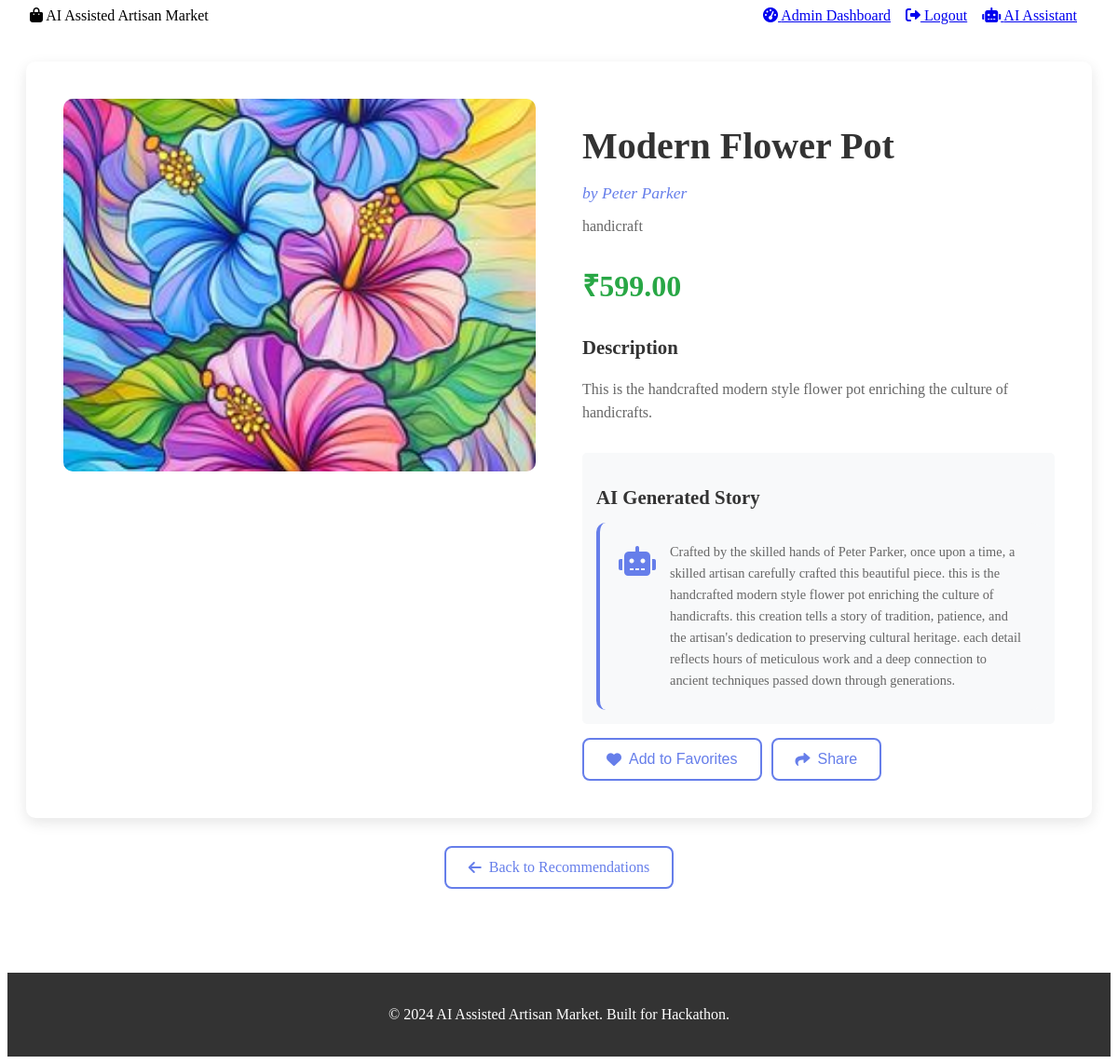
The app's page /view_product/28 (signed in) with its own data.
### tables this page shows
CREATE TABLE products (
            id INTEGER PRIMARY KEY AUTOINCREMENT,
            artisan_id INTEGER NOT NULL,
            name TEXT NOT NULL,
            description TEXT NOT NULL,
            image_path TEXT,
            category TEXT NOT NULL,
            price REAL NOT NULL,
            ai_story TEXT,
            language TEXT DEFAULT 'en',
            created_at TIMESTAMP DEFAULT CURRENT_TIMESTAMP,
            FOREIGN KEY (artisan_id) REFERENCES artisans (id)
        );

CREATE TABLE artisans (
            id INTEGER PRIMARY KEY AUTOINCREMENT,
            username TEXT UNIQUE NOT NULL,
            email TEXT UNIQUE NOT NULL,
            password TEXT NOT NULL,
            name TEXT NOT NULL,
            location TEXT,
            language TEXT DEFAULT 'en',
            created_at TIMESTAMP DEFAULT CURRENT_TIMESTAMP
        );

### app.py (the view)
@app.route('/view_product/<int:product_id>')
def view_product(product_id):
    if 'user_id' not in session:
        return redirect(url_for('index'))
    conn = sqlite3.connect('artisan_marketplace.db')
    cursor = conn.cursor()
    cursor.execute('''
        SELECT p.id, p.name, p.description, p.category, p.price, p.image_path, p.ai_story, a.name as artisan_name
        FROM products p
        JOIN artisans a ON p.artisan_id = a.id
        WHERE p.id = ?
    ''', (product_id,))
    product = cursor.fetchone()
    if product:
        if session['user_type'] == 'buyer':
            cursor.execute('''
                INSERT INTO buyer_interactions (buyer_id, product_id, interaction_type)
                VALUES (?, ?, ?)
            ''', (session['user_id'], product_id, 'view'))
            conn.commit()
    conn.close()
    if not product:
        return redirect(url_for('index'))
    return render_template('product_detail.html', product=product)

### templates/product_detail.html (shortened to what this page needs)
{% extends "base.html" %}
{% block content %}
<div class="product-detail-container">
    <div class="product-detail">
        <div class="product-image-large">
            {% if product[5] %}
                <img src="{{ url_for('uploaded_file', filename=product[5]) }}" alt="{{ product[1] }}">
            {% else %}
                <i class="fas fa-image"></i>
            {% endif %}
        </div>
        <div class="product-details">
            <h1>{{ product[1] }}</h1>
            <p class="product-artisan">by {{ product[7] }}</p>
            <p class="product-category">{{ product[3] }}</p>
            <p class="product-price">₹{{ "%.2f"|format(product[4]) }}</p>
            <div class="product-description">
                <h3>Description</h3>
                <p>{{ product[2] }}</p>
            </div>
            {% if product[6] %}
            <div class="ai-story">
                <h3>AI Generated Story</h3>
                <div class="story-content">
                    <i class="fas fa-robot story-icon"></i>
                    <p>{{ product[6] }}</p>
                </div>
            </div>
            {% endif %}
            <div class="product-actions">
                <button class="btn btn-secondary">
                    <i class="fas fa-heart"></i> Add to Favorites
                </button>
                <button class="btn btn-outline">
                    <i class="fas fa-share"></i> Share
                </button>
            </div>
        </div>
    </div>
    <div class="back-button">
        <a href="{{ url_for('buyer_dashboard') }}" class="btn btn-outline">
            <i class="fas fa-arrow-left"></i> Back to Recommendations
        </a>
    </div>
</div>
{% endblock %}

### static/css/style.css (style rules this page uses)
.btn { display: inline-flex; align-items: center; padding: 12px 24px; border: none; border-radius: 8px; text-decoration: none; font-weight: 500; cursor: pointer; transition: all 0.3s; font-size: 1rem; }
.btn i { margin-right: 8px; }
.btn-secondary { background: white; color: #667eea; border: 2px solid #667eea; }
.btn-outline { background: transparent; color: #667eea; border: 2px solid #667eea; }
.product-description { color: #666; margin-bottom: 10px; line-height: 1.5; }
.product-category { color: #667eea; font-weight: 500; margin-bottom: 10px; }
.product-price { font-size: 1.2rem; font-weight: 700; color: #28a745; margin-bottom: 10px; }
.product-artisan { color: #666; font-style: italic; margin-bottom: 15px; }
.ai-story { background: #f8f9fa; padding: 15px; border-radius: 5px; margin-top: 15px; }
.ai-story p { color: #666; font-size: 0.9rem; line-height: 1.5; }
.product-detail-container { max-width: 1200px; margin: 0 auto; padding: 40px 20px; }
.product-detail { display: grid; grid-template-columns: 1fr 1fr; gap: 50px; background: white; border-radius: 10px; box-shadow: 0 5px 15px rgba(0,0,0,0.1); padding: 40px; margin-bottom: 30px; }
.product-image-large { height: 400px; background: linear-gradient(135deg, #f8f9fa 0%, #e9ecef 100%); border-radius: 10px; display: flex; align-items: center; justify-content: center; font-size: 8rem; color: #667eea; }
.product-details h1 { font-size: 2.5rem; margin-bottom: 10px; color: #333; }
.product-artisan { color: #667eea; font-size: 1.1rem; margin-bottom: 10px; }
.product-category { color: #666; font-weight: 500; margin-bottom: 20px; }
.product-price { font-size: 2rem; font-weight: 700; color: #28a745; margin-bottom: 30px; }
.product-description h3, .ai-story h3 { font-size: 1.3rem; margin-bottom: 15px; color: #333; }
.product-description p { color: #666; line-height: 1.6; margin-bottom: 30px; }
.story-content { background: #f8f9fa; padding: 20px; border-radius: 10px; border-left: 4px solid #667eea; display: flex; align-items: flex-start; gap: 15px; }
.story-icon { font-size: 2rem; color: #667eea; margin-top: 5px; }
.story-content p { color: #666; line-height: 1.6; margin: 0; }
.product-actions { display: flex; gap: 15px; margin-top: 30px; }
.back-button { text-align: center; }
.product-actions { margin-top: 15px; display: flex; gap: 10px; }
.product-image-large img { width: 100%; height: 400px; object-fit: cover; border-radius: 10px; }

### records on screen
products: image_path (picture), name "Modern Flower Pot", category "handicraft", price "599.00", description "This is the handcrafted modern style flower pot enriching the culture of handicrafts.", ai_story "Crafted by the skilled hands of Peter Parker, once upon a time, a skilled artisan carefully crafted this beautiful piece. this is the handcrafted modern style flower pot enriching the culture of handicrafts. this creation tells a story of tradition, patience, and the artisan's dedication to preserving cultural heritage. each detail reflects hours of meticulous work and a deep connection to ancient techniques passed down through generations."
artisans: name "Peter Parker"
